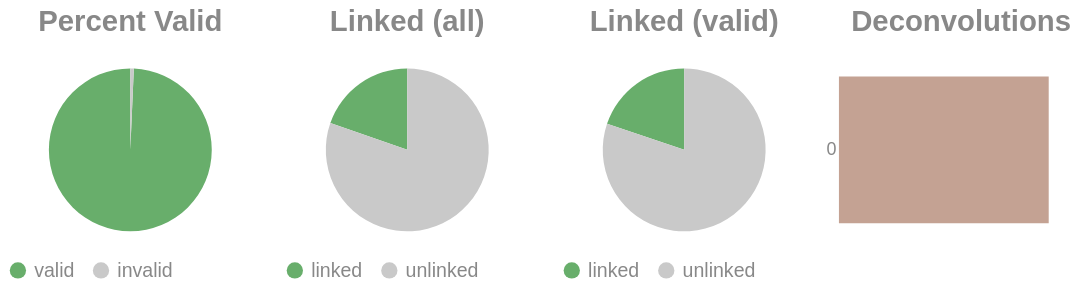

The notebook cell this image was saved under:
### Code cell
if SKIPLR:
    pass
else:
    clash = Counter()
    for i in valids['molecule'].to_list():
        _mol = i.split("-")
        if len(_mol) == 1:
            clash.update('0')
        else:
            clash.update(_mol[-1])

    _d = {"deconvolutions": [], 'count': []}
    for k,v in clash.items():
        _d['deconvolutions'].append(k)
        _d['count'].append(v)

    tot_valid = valids['reads'].sum()
    mask = valids['reads'] >= 2
    n_linked_reads = valids.filter(mask)['reads'].sum()
    if n_linked_reads == 0:
        print_html("No linked molecules (>=2 reads) were detected; skipping linked-only distributions.")
        SKIPLR = True
    else:
        perc_valid = round(tot_valid / n_reads, 4)
        linked_perc_abs = round(n_linked_reads / n_reads, 4)
        linked_perc = round(n_linked_reads / tot_valid, 4)

    _valid = pl.DataFrame({"valids": ['valid', 'invalid'], "count": [tot_valid, n_reads - tot_valid]})
    _linked_abs = pl.DataFrame({"linked (absolute)": ['linked', 'unlinked'], "count": [n_linked_reads, n_reads - n_linked_reads]})
    _linked_rel = pl.DataFrame({"linked (valids)": ['linked', 'unlinked'], "count": [n_linked_reads, tot_valid - n_linked_reads]})

    (
        alt.hconcat(
            piechart(_valid, goodval = 'valid', title = "Percent Valid"),
            piechart(_linked_abs, goodval = "linked", title =  "Linked (all)"),
            piechart(_linked_rel, goodval = "linked", title =  "Linked (valid)"),
            convolutionbar(pl.DataFrame(_d), title = "Deconvolutions"),
            center = True,
            bounds = 'flush'
        )
        .resolve_scale(color='independent')
        .resolve_legend('independent')
        .properties(usermeta={'embedOptions': {"actions": False}})
    ).display()

### Figure 1 — Vega-Lite specification as saved in the notebook (floating-point values rounded to 4 significant figures)
{"width": "container", "height": 400, "config": {"title": {"anchor": "start", "dy": -15, "fontSize": 18, "color": "#888888", "subtitleColor": "#888888", "subtitleFontSize": 14}, "arc": {"fill": "#0072B2"}, "axis": {"domainColor": "#888888", "domainWidth": 0.5, "gridWidth": 0.2, "grid": false, "titleFontWeight": 400, "titleFontSize": 15, "labelFontSize": 11, "labelColor": "#888888", "tickColor": "#888888", "tickWidth": 0.2, "titleColor": "#888888"}, "axisBand": {"grid": false}, "axisX": {"grid": true, "tickSize": 10, "domainCap": "round"}, "axisY": {"domain": false, "grid": true, "tickSize": 0, "domainCap": "round"}, "background": "transparent", "header": {"labelFontSize": 15, "labelColor": "#888888", "titleFontSize": 15, "titleFontWeight": 600, "titleColor": "#888888"}, "legend": {"labelFont": "sans-serif", "labelFontSize": 12, "labelColor": "#888888", "symbolSize": 100, "symbolType": "circle", "titleFontSize": 12, "titlePadding": 10, "titleColor": "#888888", "title": null}, "range": {"category": ["#E69F00", "#56B4E9", "#009E73", "#F0E442", "#0072B2", "#D55E00", "#CC79A7", "#000000"], "diverging": ["#cfe8f3", "#a2d4ec", "#73bfe2", "#46abdb", "#1696d2", "#12719e"]}, "area": {"fill": "#0072B2", "fillOpacity": 0.7, "line": true, "strokeOpacity": 0.7}, "line": {"color": "#0072B2", "stroke": "#0072B2", "strokeWidth": 2}, "trail": {"color": "#0072B2", "stroke": "#0072B2", "strokeWidth": 0, "size": 1}, "point": {"filled": true, "fillOpacity": 1.0, "size": 95}, "text": {"color": "#888888", "fontSize": 11, "align": "right", "fontWeight": 400, "size": 11}, "bar": {"fill": "#0072B2", "stroke": null}, "view": {"stroke": null, "continuousWidth": 660, "continuousHeight": 400}}, "hconcat": [{"data": {"name": "data-0f426fe9f10aea772ef7cdb8b9b6c370"}, "mark": {"type": "arc"}, "encoding": {"color": {"field": "valids", "legend": {"orient": "bottom", "title": null}, "scale": {"domain": ["valid", "invalid"], "range": ["#68ae6b", "#C9C9C9"]}, "title": "Valids", "type": "nominal"}, "theta": {"field": "count", "type": "quantitative"}, "tooltip": [{"field": "valids", "title": "Valids", "type": "ordinal"}, {"field": "percent", "format": ".2%", "title": "Percent", "type": "quantitative"}, {"field": "count", "title": "Count", "type": "quantitative"}]}, "height": 100, "title": {"text": "Percent Valid", "align": "center", "anchor": "middle"}, "transform": [{"calculate": "datum.count / 3392612", "as": "percent"}], "width": 150}, {"data": {"name": "data-c38fd38fa8cbf5d670885e7a7dc11710"}, "mark": {"type": "arc"}, "encoding": {"color": {"field": "linked (absolute)", "legend": {"orient": "bottom", "title": null}, "scale": {"domain": ["linked", "unlinked"], "range": ["#68ae6b", "#C9C9C9"]}, "title": "Linked (Absolute)", "type": "nominal"}, "theta": {"field": "count", "type": "quantitative"}, "tooltip": [{"field": "linked (absolute)", "title": "Linked (Absolute)", "type": "ordinal"}, {"field": "percent", "format": ".2%", "title": "Percent", "type": "quantitative"}, {"field": "count", "title": "Count", "type": "quantitative"}]}, "height": 100, "title": {"text": "Linked (all)", "align": "center", "anchor": "middle"}, "transform": [{"calculate": "datum.count / 3392612", "as": "percent"}], "width": 150}, {"data": {"name": "data-269e7440e836b5f4ebb512b60cff295e"}, "mark": {"type": "arc"}, "encoding": {"color": {"field": "linked (valids)", "legend": {"orient": "bottom", "title": null}, "scale": {"domain": ["linked", "unlinked"], "range": ["#68ae6b", "#C9C9C9"]}, "title": "Linked (Valids)", "type": "nominal"}, "theta": {"field": "count", "type": "quantitative"}, "tooltip": [{"field": "linked (valids)", "title": "Linked (Valids)", "type": "ordinal"}, {"field": "percent", "format": ".2%", "title": "Percent", "type": "quantitative"}, {"field": "count", "title": "Count", "type": "quantitative"}]}, "height": 100, "title": {"text": "Linked (valid)", "align": "center", "anchor": "middle"}, "transform": [{"calculate": "datum.count / 3369279", "as": "percent"}], "width": 150}, {"data": {"name": "data-0e189676b0f3d878d40396d4737af820"}, "mark": {"type": "bar"}, "encoding": {"color": {"field": "deconvolutions", "legend": null, "scale": {"scheme": "lightgreyred"}, "type": "nominal"}, "tooltip": [{"field": "deconvolutions", "title": "Deconvolutions", "type": "ordinal"}, {"field": "percent", "format": ".2%", "title": "Percent", "type": "quantitative"}, {"field": "count", "title": "Count", "type": "quantitative"}], "x": {"axis": null, "field": "count", "type": "quantitative"}, "y": {"field": "deconvolutions", "sort": "ascending", "title": null, "type": "nominal"}}, "height": 100, "title": {"text": "Deconvolutions", "align": "center", "anchor": "middle"}, "transform": [{"calculate": "datum.count / 3004756", "as": "percent"}], "width": 150}], "bounds": "flush", "center": true, "resolve": {"legend": {"angle": "independent"}, "scale": {"color": "independent"}}, "usermeta": {"embedOptions": {"actions": false}}, "$schema": "https://vega.github.io/schema/vega-lite/v6.1.0.json", "datasets": {"data-0f426fe9f10aea772ef7cdb8b9b6c370": [{"valids": "valid", "count": 3369279}, {"valids": "invalid", "count": 23333}], "data-c38fd38fa8cbf5d670885e7a7dc11710": [{"linked (absolute)": "linked", "count": 667183}, {"linked (absolute)": "unlinked", "count": 2725429}], "data-269e7440e836b5f4ebb512b60cff295e": [{"linked (valids)": "linked", "count": 667183}, {"linked (valids)": "unlinked", "count": 2702096}], "data-0e189676b0f3d878d40396d4737af820": [{"deconvolutions": "0", "count": 3004756}]}}
